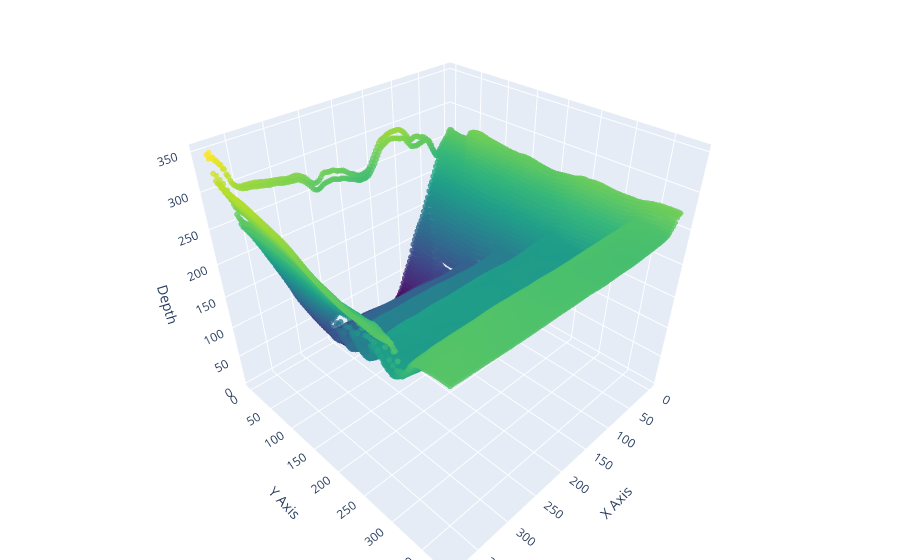

The notebook cell this image was saved under:
### Markdown cell above
# Usage:

### Code cell
# For Image
depth_estimation_image("data_set/my_dataset/photos/stair_3.png")

### Figure 1 — Plotly figure (JSON) as saved in the notebook; plotly's stock layout.template omitted (floating-point values rounded to 4 significant figures; data arrays with more than 128 entries replaced by an {"elided": "..."} marker saying what was removed)
{"data": [{"marker": {"color": {"elided": "16384 float values"}, "colorscale": [[0, "#440154"], [0.1111, "#482878"], [0.2222, "#3e4989"], [0.3333, "#31688e"], [0.4444, "#26828e"], [0.5556, "#1f9e89"], [0.6667, "#35b779"], [0.7778, "#6ece58"], [0.8889, "#b5de2b"], [1, "#fde725"]], "opacity": 0.8, "size": 2}, "mode": "markers", "type": "scatter3d", "x": {"elided": "16384 int values"}, "y": {"elided": "16384 int values"}, "z": {"elided": "16384 float values"}}], "layout": {"margin": {"b": 0, "l": 0, "r": 0, "t": 0}, "scene": {"aspectmode": "data", "xaxis": {"title": {"text": "X Axis"}}, "yaxis": {"title": {"text": "Y Axis"}}, "zaxis": {"title": {"text": "Depth"}}}}}
